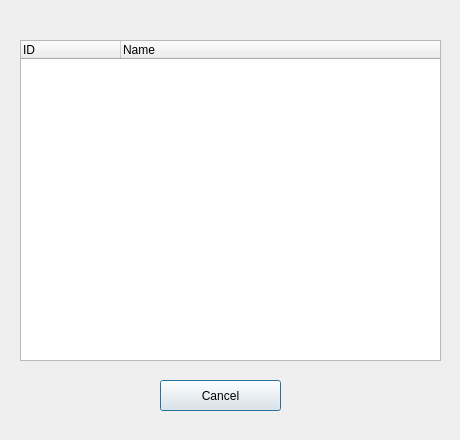
<?xml version="1.0" encoding="UTF-8"?>
<ui version="4.0">
 <class>AddStockDialog</class>
 <widget class="QDialog" name="AddStockDialog">
  <property name="geometry">
   <rect>
    <x>0</x>
    <y>0</y>
    <width>460</width>
    <height>440</height>
   </rect>
  </property>
  <property name="windowTitle">
   <string>Dialog</string>
  </property>
  <widget class="QTreeWidget" name="itemsTree">
   <property name="geometry">
    <rect>
     <x>20</x>
     <y>40</y>
     <width>421</width>
     <height>321</height>
    </rect>
   </property>
   <property name="itemsExpandable">
    <bool>true</bool>
   </property>
   <property name="sortingEnabled">
    <bool>false</bool>
   </property>
   <column>
    <property name="text">
     <string>ID</string>
    </property>
   </column>
   <column>
    <property name="text">
     <string>Name</string>
    </property>
   </column>
  </widget>
  <widget class="QPushButton" name="cancelButton">
   <property name="geometry">
    <rect>
     <x>160</x>
     <y>380</y>
     <width>121</width>
     <height>31</height>
    </rect>
   </property>
   <property name="text">
    <string>Cancel</string>
   </property>
  </widget>
 </widget>
 <resources/>
 <connections/>
</ui>
